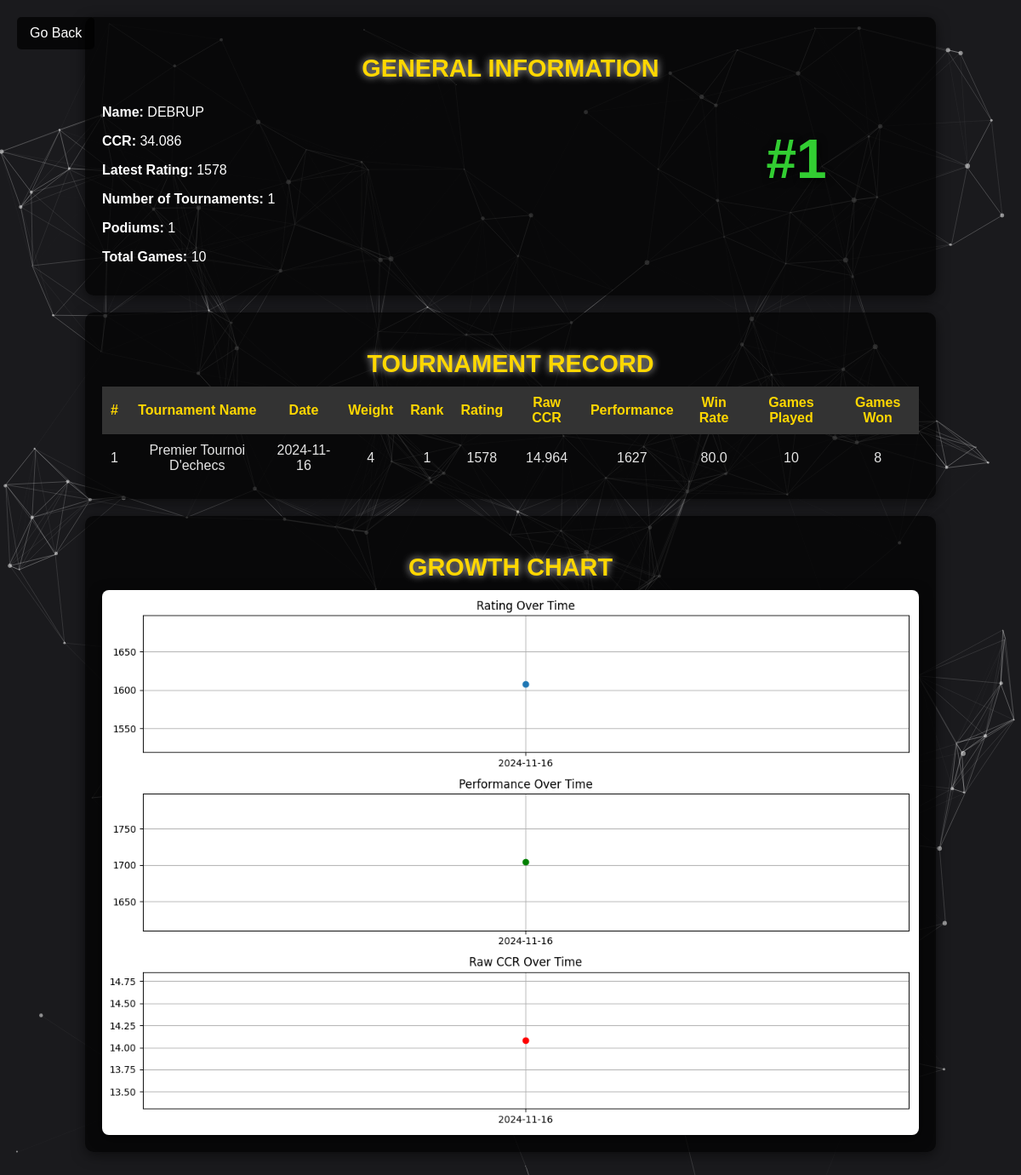
Page /playerinfo/DEBRUP on the earlier database version.
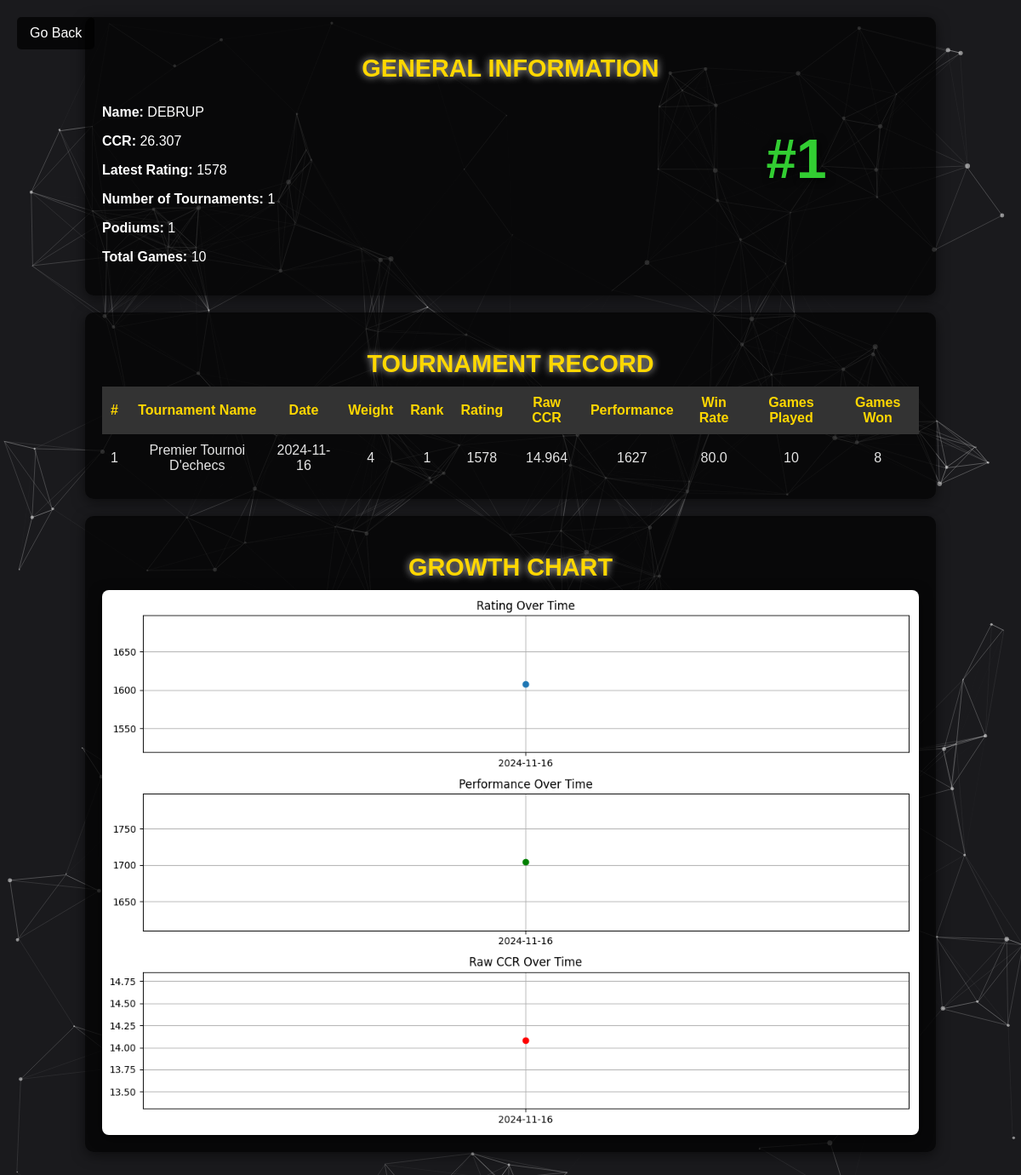
Same page on the later database version.
### tables this page shows
CREATE TABLE players (
        name TEXT NOT NULL,
        rating INTEGER NOT NULL,
        ccr REAL NOT NULL,
        tourns INTEGER NOT NULL,
        podiums INTEGER NOT NULL
    );

### app.py (the view)
@app.route('/playerinfo/<player>')
def player_details(player):
    updateccr()
    conn = sqlite3.connect('data/players.db')
    c = conn.cursor()
    c.execute(f'SELECT date, rating, ccr, tourn, games, winrate, podium, weight, rank, perf FROM "{player}" ORDER BY date')
    data = c.fetchall()
    conn.close()
    dates, ratings, performances, ccrs, tournaments = [], [], [], [], []
    total_games, total_podiums = 0, 0
    ccrlive = 0
    try:
        for row in data:
            dates.append(row[0])
            ratings.append(row[1])
            performances.append(row[9])
            ccrs.append(row[2])
            tournaments.append({
                'tourn': row[3],
                'date': row[0],
                'weight': row[7],
                'rank': row[8],
                'rating': row[1],
                'ccr': row[2],
                'performance': row[9],
                'winrate': row[5],
                'games': row[4],
                'wins': round(row[5] * row[4] / 100)
            })
            total_games += row[4]
            total_podiums += row[6]
    except Exception as e:
        print('Error in gathering data:', e)
    conn = sqlite3.connect('data/main.db')
    c = conn.cursor()
    rank = None
    try:
        c.execute('SELECT name, ccr FROM players ORDER BY ccr DESC')
        players_ranked = c.fetchall()
        for index, (name, ccr) in enumerate(players_ranked, start=1):
            if name == player:
                ccrlive = ccr
                rank = index
                break
    except Exception as e:
        print('Error in CCRLIVE or rank:', e, player)
    conn.close()
    plt.figure(figsize=(12, 8))
    plt.subplot(3, 1, 1)
    plt.plot(dates, ratings, marker='o', label='Rating')
    plt.title('Rating Over Time')
    plt.grid()
    plt.subplot(3, 1, 2)
    plt.plot(dates, performances, marker='o', label='Performance', color='green')
    plt.title('Performance Over Time')
    plt.grid()
    plt.subplot(3, 1, 3)
    plt.plot(dates, ccrs, marker='o', label='Raw CCR', color='red')
    plt.title('Raw CCR Over Time')
    plt.grid()
    plt.tight_layout()
    plt.savefig('static/growth_chart.png')
    plt.close()
    return render_template(
        'details.html',
        player=player,
        tourns=len(data),
        ccr=ccrlive,
        rank=rank,
        rating=ratings[-1] if ratings else 0,
        podiums=total_podiums,
        games=total_games,
        tournaments=tournaments,
    )

### app.py (called while the page is built)
def ccrdecay(ccr, weight, tournament_date):
    try:
        today = datetime.now()
        days_elapsed = (today - tournament_date).days
        early_decay_days = min(days_elapsed, int(weight * 15))
        early_decay = early_decay_days * 0.005
        late_decay_days = max(0, days_elapsed - int(weight * 15))
        late_decay = late_decay_days * 0.1
        total_decay = early_decay + late_decay
        decayed_ccr = max(0, ccr - total_decay)
        return decayed_ccr
    except Exception as e:
        print(f"Error calculating CCR decay: {e}")
        return round(ccr,3)

### templates/details.html (shortened to what this page needs)
<!DOCTYPE html>
<html lang="en">
<head>
    <link rel="stylesheet" href="{{ url_for('static', filename='styles_player_details.css') }}">
</head>
<body>
    <div id="particles-js"></div>
    <button class="back-button" onclick="goBack()">Go Back</button>
    <div class="general-info">
        <h2 class="div-heading">GENERAL INFORMATION</h2>
        <div class="info-container">
            <div class="info-left">
                <p><strong>Name:</strong> {{ player }}</p>
                <p><strong>CCR:</strong> {{ ccr | round(3) }}</p>
                <p><strong>Latest Rating:</strong> {{ rating }}</p>
                <p><strong>Number of Tournaments:</strong> {{ tourns }}</p>
                <p><strong>Podiums:</strong> {{ podiums }}</p>
                <p><strong>Total Games:</strong> {{ games }}</p>
            </div>
            <div class="rank-display">
                <h1 class="rank {% if rank <= 5 %}top-rank{% else %}lower-rank{% endif %}">#{{ rank }}</h1>
            </div>
        </div>
    </div>
    <div class="tournament-record">
        <h2 class="div-heading">TOURNAMENT RECORD</h2>
        <table class="tournament-table">
            <thead>
                <tr>
                    <th>#</th>
                    <th>Tournament Name</th>
                    <th>Date</th>
                    <th>Weight</th>
                    <th>Rank</th>
                    <th>Rating</th>
                    <th>Raw CCR</th>
                    <th>Performance</th>
                    <th>Win Rate</th>
                    <th>Games Played</th>
                    <th>Games Won</th>
                </tr>
            </thead>
            <tbody>
                {% for tournament in tournaments %}
                <tr>
                    <td>{{ loop.index }}</td>
                    <td>{{ tournament['tourn'] }}</td>
                    <td>{{ tournament['date'] }}</td>
                    <td>{{ tournament['weight'] }}</td>
                    <td>{{ tournament['rank'] }}</td>
                    <td>{{ tournament['rating'] }}</td>
                    <td>{{ tournament['ccr'] }}</td>
                    <td>{{ tournament['performance'] }}</td>
                    <td>{{ tournament['winrate'] }}</td>
                    <td>{{ tournament['games'] }}</td>
                    <td>{{ tournament['wins'] }}</td>
                </tr>
                {% endfor %}
            </tbody>
        </table>
    </div>
    <div class="growth-chart">
        <h2 class="div-heading">GROWTH CHART</h2>
        <img src="{{ url_for('static', filename='growth_chart.png') }}" alt="Growth Chart" class="chart-image">
    </div>
</body>
</html>

Differences in the rows shown:
changed players "DEBRUP": ccr "34.086" → "26.307"
